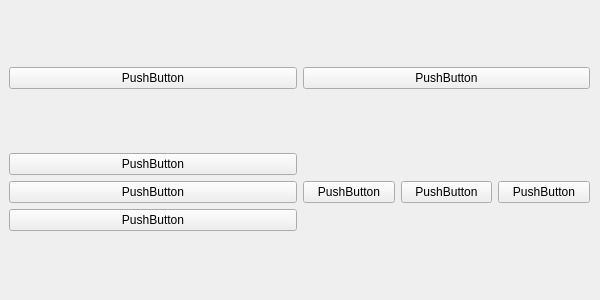
<?xml version="1.0" encoding="UTF-8"?>
<ui version="4.0">
 <class>Form</class>
 <widget class="QWidget" name="Form">
  <property name="geometry">
   <rect>
    <x>0</x>
    <y>0</y>
    <width>600</width>
    <height>300</height>
   </rect>
  </property>
  <property name="minimumSize">
   <size>
    <width>600</width>
    <height>300</height>
   </size>
  </property>
  <property name="maximumSize">
   <size>
    <width>600</width>
    <height>300</height>
   </size>
  </property>
  <property name="windowTitle">
   <string>Form</string>
  </property>
  <widget class="QWidget" name="gridLayoutWidget">
   <property name="geometry">
    <rect>
     <x>9</x>
     <y>9</y>
     <width>581</width>
     <height>281</height>
    </rect>
   </property>
   <layout class="QGridLayout" name="gridLayout">
    <item row="0" column="1">
     <widget class="QPushButton" name="pushButton_3">
      <property name="text">
       <string>PushButton</string>
      </property>
     </widget>
    </item>
    <item row="1" column="0">
     <layout class="QVBoxLayout" name="verticalLayout">
      <item>
       <widget class="QPushButton" name="pushButton">
        <property name="text">
         <string>PushButton</string>
        </property>
       </widget>
      </item>
      <item>
       <widget class="QPushButton" name="pushButton_5">
        <property name="text">
         <string>PushButton</string>
        </property>
       </widget>
      </item>
      <item>
       <widget class="QPushButton" name="pushButton_6">
        <property name="text">
         <string>PushButton</string>
        </property>
       </widget>
      </item>
     </layout>
    </item>
    <item row="0" column="0">
     <widget class="QPushButton" name="pushButton_2">
      <property name="text">
       <string>PushButton</string>
      </property>
     </widget>
    </item>
    <item row="1" column="1">
     <layout class="QHBoxLayout" name="horizontalLayout">
      <item>
       <widget class="QPushButton" name="pushButton_4">
        <property name="text">
         <string>PushButton</string>
        </property>
       </widget>
      </item>
      <item>
       <widget class="QPushButton" name="pushButton_8">
        <property name="text">
         <string>PushButton</string>
        </property>
       </widget>
      </item>
      <item>
       <widget class="QPushButton" name="pushButton_7">
        <property name="text">
         <string>PushButton</string>
        </property>
       </widget>
      </item>
     </layout>
    </item>
   </layout>
  </widget>
 </widget>
 <resources/>
 <connections/>
</ui>
